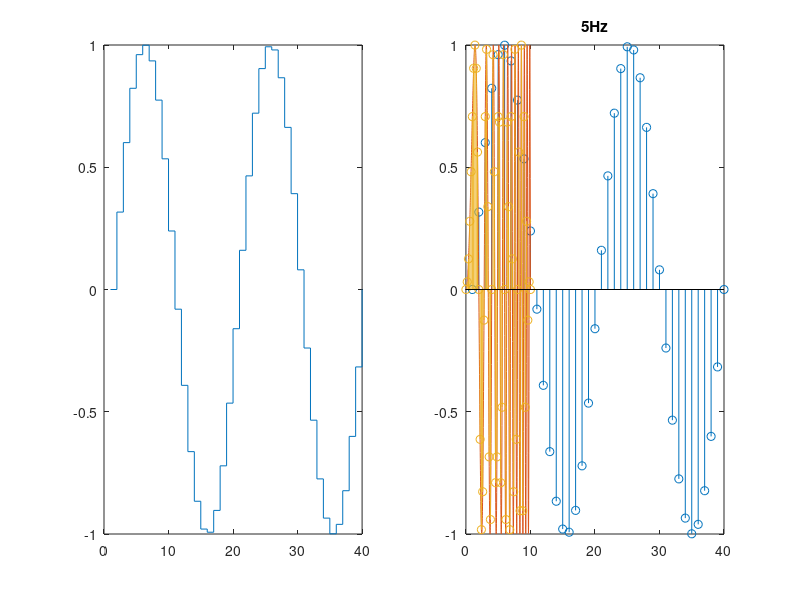

Recreate this plot in MATLAB. (Note: this script raises an error after producing the figure.)
%%  Stairs & Stem Chart

x = linspace(0, 4*pi, 40);
y = sin(x);

subplot(1, 2, 1);   stairs(y);
subplot(1, 2, 2);   stem(y);

%%  ex4

t = 0: 0.2: 10 ;
t1 = 0: 0.01: 10;
y = sin((pi .* (t .^ 2)) / 4);
y1 = sin((pi .* (t1 .^ 2)) / 4);

hold on
plot(t1, y1);
stem(t, y);
hold off

title('5Hz');

%%  Boxplot

load carsmall
boxplot(MPG, Origin);

%%  Error Bar

x = 0: pi/10: pi;
y = sin(x);
e = std(y)*ones(size(x));

errorbar(x, y, e);

%%  Fill

t = (1: 2: 15) .* pi/8;
x = sin(t);
y = cos(t);

fill(x, y, 'r');
axis square off;
text(0, 0, 'STOP', 'Color', 'w', 'Fontsize', 80, ...
    'Fontweight', 'bold', 'HorizontalAlignment', 'center');
title('Stop Sign');

%%  ex5

t = (1: 1: 4) .* pi/2;
x = sin(t);
y = cos(t);

fill(x, y, 'y', 'LineWidth', 5.0);
axis square off;
text(0, 0, 'WAIT', 'Color', 'k', 'Fontsize', 80, ...
    'Fontweight', 'bold', 'HorizontalAlignment', 'center');
title('Wait Sign');

%%  Medal

G = [46 38 29 24 13];
S = [29 27 17 26  8];
B = [29 23 10 32  7];

h = bar(1: 5, [G' S' B']);
h(1).FaceColor = [230/255, 184/255, 000/255];
h(2).FaceColor = [191/255, 191/255, 181/255];
h(3).FaceColor = [184/255, 115/255, 051/255];

xlabel('Country')
ylabel('Number of Medals');
set(gca, 'XTickLabel', {'USA', 'CHN', 'GBR', 'RUS', 'KOR'});
title('Metal count for top 5 countries in 2012 Olympics');
legend('Gold', 'Silver', 'Bronze')

